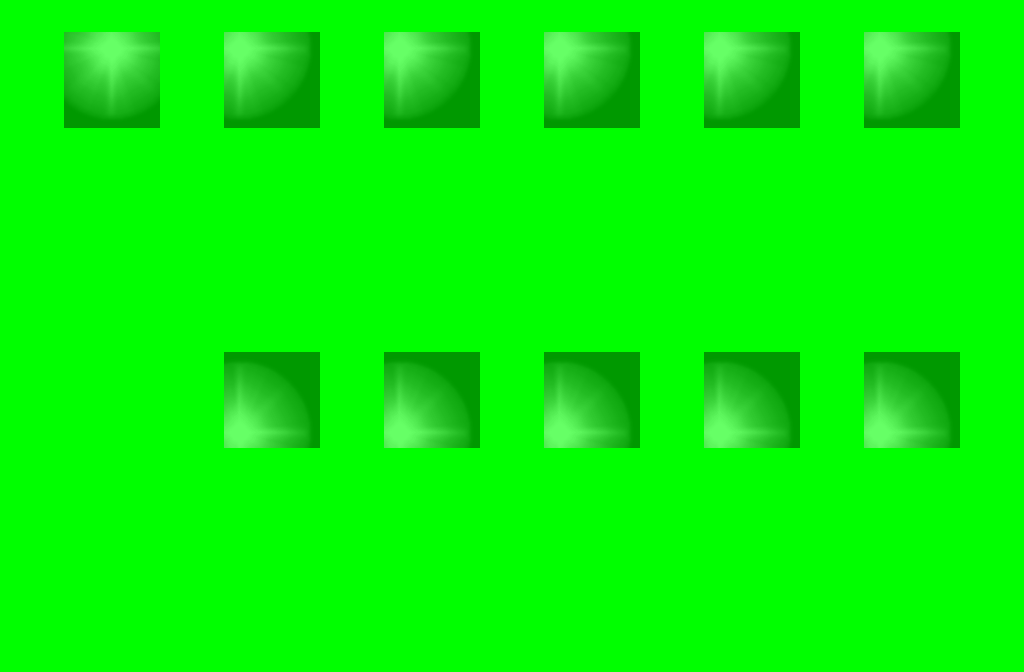

This is a level from a 2D game, rendered from its Tiled map with the project's own tilesets. A one-line summary and the map file follow, with tile-layer data summarised:
An orthogonal 32x21 tile map with 32x32 px tiles, 10 tile layers (0_floor, 1_terrain, 2_object, 3_roof, ...), 10 tilesets.

<map version="1.0" orientation="orthogonal" renderorder="right-down" width="32" height="21" tilewidth="32" tileheight="32" nextobjectid="1">
 <tileset firstgid="1" name="collision" tilewidth="32" tileheight="32" tilecount="1" columns="1">
  <image source="../../tileset/logic/collision.png" width="32" height="32" />
 </tileset>
 <tileset firstgid="2" name="protection" tilewidth="32" tileheight="32" tilecount="2" columns="2">
  <image source="../../tileset/logic/protection.png" width="64" height="32" />
 </tileset>
 <tileset firstgid="4" name="sciany" tilewidth="32" tileheight="32" tilecount="26" columns="13">
  <image source="../../tileset/pol/domki/wiezienie_sciany.png" width="416" height="64" />
 </tileset>
 <tileset firstgid="30" name="podloga" tilewidth="32" tileheight="32" tilecount="8" columns="4">
  <image source="../../tileset/pol/domki/podloga/wiezienie_kafelki.png" width="128" height="64" />
 </tileset>
 <tileset firstgid="38" name="kraty" tilewidth="32" tileheight="32" tilecount="10" columns="5">
  <image source="../../tileset/pol/ogrodzenie/wiezienie_kraty.png" width="160" height="64" />
 </tileset>
 <tileset firstgid="48" name="pkna" tilewidth="32" tileheight="32" tilecount="6" columns="2">
  <image source="../../tileset/pol/domki/okna/wiezienie_okna.png" width="64" height="96" />
 </tileset>
 <tileset firstgid="54" name="prycze" tilewidth="32" tileheight="32" tilecount="12" columns="3">
  <image source="../../tileset/pol/wyposazenie/lozka/wiezienie_prycze.png" width="96" height="128" />
 </tileset>
 <tileset firstgid="66" name="out" tilewidth="32" tileheight="32" tilecount="12" columns="6">
  <image source="../../tileset/pol/domki/drzwi/wiezienie_wejscia.png" width="192" height="64" />
 </tileset>
 <tileset firstgid="78" name="stoliki" tilewidth="32" tileheight="32" tilecount="6" columns="3">
  <image source="../../tileset/pol/wyposazenie/stoly/wiezienie_stolik.png" width="96" height="64" />
 </tileset>
 <tileset firstgid="84" name="latarnia_blask" tilewidth="32" tileheight="32" tilecount="25" columns="5">
  <image source="../../tileset/pol/oswietlenie/latarnia_blask.png" width="160" height="160" />
 </tileset>
 <layer name="0_floor" width="32" height="21">
  <data>[672 cells, 672 non-empty, 7 distinct tile ids]</data>
 </layer>
 <layer name="1_terrain" width="32" height="21">
  <data>[672 cells, 329 non-empty, 17 distinct tile ids]</data>
 </layer>
 <layer name="2_object" width="32" height="21">
  <data>[672 cells, 96 non-empty, 17 distinct tile ids]</data>
 </layer>
 <layer name="3_roof" width="32" height="21">
  <data>[672 cells, 50 non-empty, 6 distinct tile ids]</data>
 </layer>
 <layer name="4_roof_add" width="32" height="21">
  <data>[672 cells, 0 non-empty, 0 distinct tile ids]</data>
 </layer>
 <layer name="objects" width="32" height="21">
  <data>[672 cells, 0 non-empty, 0 distinct tile ids]</data>
 </layer>
 <layer name="collision" width="32" height="21">
  <data>[672 cells, 383 non-empty, 1 distinct tile ids]</data>
 </layer>
 <layer name="protection" width="32" height="21">
  <data>[672 cells, 672 non-empty, 1 distinct tile ids]</data>
 </layer>
 <layer name="blend_ground" width="32" height="21" opacity="0.4">
  <data>[672 cells, 99 non-empty, 18 distinct tile ids]</data>
 </layer>
 <layer name="blend_roof" width="32" height="21" opacity="0.4">
  <data>[672 cells, 0 non-empty, 0 distinct tile ids]</data>
 </layer>
</map>
